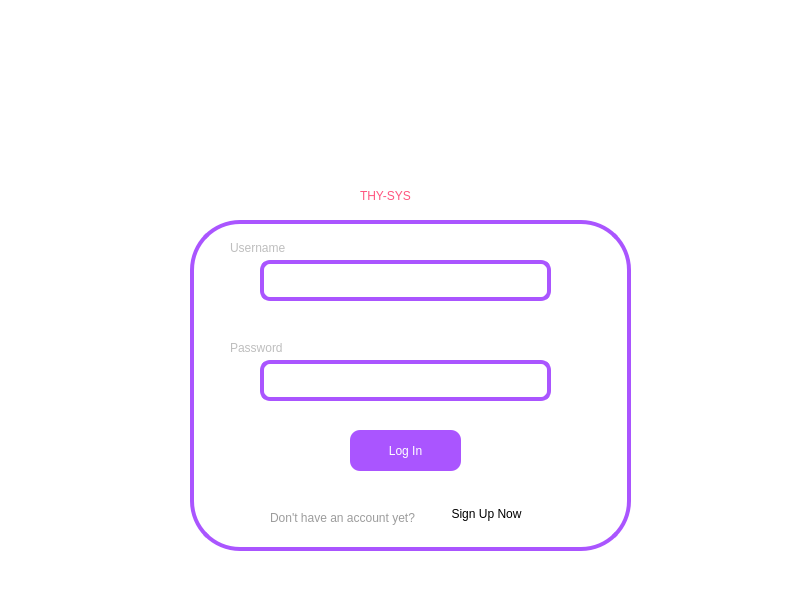
<?xml version="1.0" encoding="UTF-8"?>
<ui version="4.0">
 <class>Form</class>
 <widget class="QWidget" name="Form">
  <property name="geometry">
   <rect>
    <x>0</x>
    <y>0</y>
    <width>798</width>
    <height>600</height>
   </rect>
  </property>
  <property name="windowTitle">
   <string>Form</string>
  </property>
  <property name="styleSheet">
   <string notr="true">background-color: rgb(255, 255, 255);</string>
  </property>
  <widget class="QLabel" name="icon">
   <property name="geometry">
    <rect>
     <x>320</x>
     <y>20</y>
     <width>191</width>
     <height>161</height>
    </rect>
   </property>
   <property name="text">
    <string/>
   </property>
   <property name="pixmap">
    <pixmap>thyroid.png</pixmap>
   </property>
   <property name="scaledContents">
    <bool>true</bool>
   </property>
  </widget>
  <widget class="QLabel" name="thysysName">
   <property name="geometry">
    <rect>
     <x>360</x>
     <y>180</y>
     <width>111</width>
     <height>31</height>
    </rect>
   </property>
   <property name="styleSheet">
    <string notr="true">color: rgb(255, 85, 127);
font: 87 14pt &quot;Arial Black&quot;;
</string>
   </property>
   <property name="text">
    <string>THY-SYS</string>
   </property>
  </widget>
  <widget class="QLineEdit" name="username">
   <property name="geometry">
    <rect>
     <x>260</x>
     <y>260</y>
     <width>291</width>
     <height>41</height>
    </rect>
   </property>
   <property name="styleSheet">
    <string notr="true">border: 4px solid rgb(170, 85, 255);
border-radius: 10px;

</string>
   </property>
  </widget>
  <widget class="QLineEdit" name="password">
   <property name="geometry">
    <rect>
     <x>260</x>
     <y>360</y>
     <width>291</width>
     <height>41</height>
    </rect>
   </property>
   <property name="styleSheet">
    <string notr="true">border: 4px solid rgb(170, 85, 255);
border-radius: 10px;</string>
   </property>
  </widget>
  <widget class="QLabel" name="usernameLabel">
   <property name="geometry">
    <rect>
     <x>230</x>
     <y>240</y>
     <width>81</width>
     <height>16</height>
    </rect>
   </property>
   <property name="styleSheet">
    <string notr="true">color: rgb(190, 190, 190);
font: 75 10pt &quot;MS Shell Dlg 2&quot;;</string>
   </property>
   <property name="text">
    <string>Username</string>
   </property>
  </widget>
  <widget class="QLabel" name="passwordLabel">
   <property name="geometry">
    <rect>
     <x>230</x>
     <y>340</y>
     <width>91</width>
     <height>16</height>
    </rect>
   </property>
   <property name="styleSheet">
    <string notr="true">color: rgb(190, 190, 190);
font: 75 10pt &quot;MS Shell Dlg 2&quot;;</string>
   </property>
   <property name="text">
    <string>Password</string>
   </property>
  </widget>
  <widget class="QPushButton" name="Login">
   <property name="geometry">
    <rect>
     <x>350</x>
     <y>430</y>
     <width>111</width>
     <height>41</height>
    </rect>
   </property>
   <property name="font">
    <font>
     <family>Arial</family>
     <pointsize>9</pointsize>
     <weight>9</weight>
     <italic>false</italic>
     <bold>false</bold>
    </font>
   </property>
   <property name="styleSheet">
    <string notr="true">background-color: rgb(170, 85, 255);
color: rgb(255, 255, 255);
font: 75 9pt &quot;Arial&quot;;
border-radius: 10px;</string>
   </property>
   <property name="text">
    <string>Log In</string>
   </property>
  </widget>
  <widget class="QLabel" name="label">
   <property name="geometry">
    <rect>
     <x>270</x>
     <y>510</y>
     <width>161</width>
     <height>16</height>
    </rect>
   </property>
   <property name="styleSheet">
    <string notr="true">color: rgb(156, 156, 156);</string>
   </property>
   <property name="text">
    <string>Don't have an account yet?</string>
   </property>
  </widget>
  <widget class="QPushButton" name="createAcc">
   <property name="geometry">
    <rect>
     <x>440</x>
     <y>500</y>
     <width>93</width>
     <height>28</height>
    </rect>
   </property>
   <property name="styleSheet">
    <string notr="true">border-color: rgb(255, 255, 255);
background-color: rgb(255, 255, 255);
border-radius:15px;</string>
   </property>
   <property name="text">
    <string>Sign Up Now</string>
   </property>
  </widget>
  <widget class="QWidget" name="widget" native="true">
   <property name="geometry">
    <rect>
     <x>190</x>
     <y>220</y>
     <width>441</width>
     <height>331</height>
    </rect>
   </property>
   <property name="styleSheet">
    <string notr="true">border: 4px solid rgb(170, 85, 255);
border-radius: 50px;</string>
   </property>
  </widget>
  <zorder>widget</zorder>
  <zorder>icon</zorder>
  <zorder>thysysName</zorder>
  <zorder>username</zorder>
  <zorder>password</zorder>
  <zorder>usernameLabel</zorder>
  <zorder>passwordLabel</zorder>
  <zorder>Login</zorder>
  <zorder>label</zorder>
  <zorder>createAcc</zorder>
 </widget>
 <resources/>
 <connections/>
</ui>
